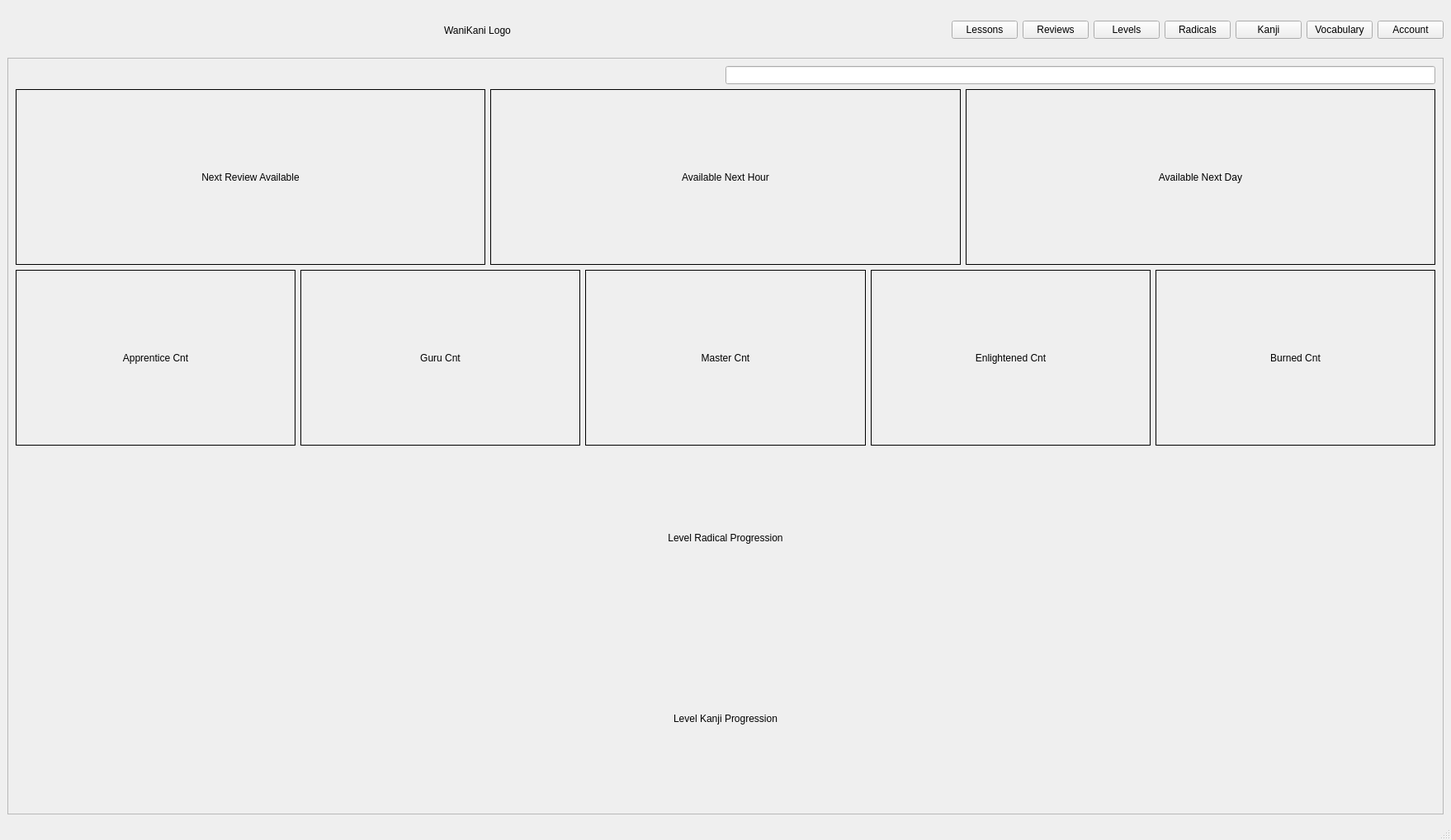
<?xml version="1.0" encoding="UTF-8"?>
<ui version="4.0">
 <class>MainWindow</class>
 <widget class="QMainWindow" name="MainWindow">
  <property name="geometry">
   <rect>
    <x>0</x>
    <y>0</y>
    <width>1758</width>
    <height>1018</height>
   </rect>
  </property>
  <property name="windowTitle">
   <string>MainWindow</string>
  </property>
  <widget class="QWidget" name="centralwidget">
   <layout class="QVBoxLayout" name="verticalLayout_7">
    <item>
     <layout class="QVBoxLayout" name="verticalLayout">
      <item>
       <layout class="QHBoxLayout" name="topBarHorizontalLayout">
        <item>
         <spacer name="horizontalSpacer">
          <property name="orientation">
           <enum>Qt::Horizontal</enum>
          </property>
          <property name="sizeHint" stdset="0">
           <size>
            <width>40</width>
            <height>20</height>
           </size>
          </property>
         </spacer>
        </item>
        <item>
         <widget class="QLabel" name="wanikaniLogo">
          <property name="sizePolicy">
           <sizepolicy hsizetype="Preferred" vsizetype="Preferred">
            <horstretch>0</horstretch>
            <verstretch>0</verstretch>
           </sizepolicy>
          </property>
          <property name="minimumSize">
           <size>
            <width>0</width>
            <height>55</height>
           </size>
          </property>
          <property name="baseSize">
           <size>
            <width>0</width>
            <height>0</height>
           </size>
          </property>
          <property name="text">
           <string>WaniKani Logo</string>
          </property>
         </widget>
        </item>
        <item>
         <spacer name="verticalSpacer">
          <property name="orientation">
           <enum>Qt::Horizontal</enum>
          </property>
          <property name="sizeHint" stdset="0">
           <size>
            <width>40</width>
            <height>20</height>
           </size>
          </property>
         </spacer>
        </item>
        <item>
         <widget class="QPushButton" name="lessonsLink">
          <property name="text">
           <string>Lessons</string>
          </property>
         </widget>
        </item>
        <item>
         <widget class="QPushButton" name="reviewsLink">
          <property name="text">
           <string>Reviews</string>
          </property>
         </widget>
        </item>
        <item>
         <widget class="QPushButton" name="levelsLink">
          <property name="text">
           <string>Levels</string>
          </property>
         </widget>
        </item>
        <item>
         <widget class="QPushButton" name="radicalLink">
          <property name="text">
           <string>Radicals</string>
          </property>
         </widget>
        </item>
        <item>
         <widget class="QPushButton" name="kanjiLink">
          <property name="text">
           <string>Kanji</string>
          </property>
         </widget>
        </item>
        <item>
         <widget class="QPushButton" name="vocabularyLink">
          <property name="text">
           <string>Vocabulary</string>
          </property>
         </widget>
        </item>
        <item>
         <widget class="QPushButton" name="pushButton">
          <property name="text">
           <string>Account</string>
          </property>
         </widget>
        </item>
       </layout>
      </item>
      <item>
       <widget class="QScrollArea" name="scrollArea">
        <property name="autoFillBackground">
         <bool>false</bool>
        </property>
        <property name="widgetResizable">
         <bool>true</bool>
        </property>
        <property name="alignment">
         <set>Qt::AlignCenter</set>
        </property>
        <widget class="QWidget" name="scrollAreaWidgetContents_3">
         <property name="geometry">
          <rect>
           <x>0</x>
           <y>0</y>
           <width>1736</width>
           <height>885</height>
          </rect>
         </property>
         <layout class="QVBoxLayout" name="verticalLayout_12">
          <item>
           <layout class="QVBoxLayout" name="verticalLayoutScrolling">
            <property name="sizeConstraint">
             <enum>QLayout::SetMaximumSize</enum>
            </property>
            <item>
             <layout class="QHBoxLayout" name="searchBarHorizontalLayout">
              <property name="sizeConstraint">
               <enum>QLayout::SetDefaultConstraint</enum>
              </property>
              <item>
               <spacer name="searchBarHorizontalSpacer">
                <property name="orientation">
                 <enum>Qt::Horizontal</enum>
                </property>
                <property name="sizeHint" stdset="0">
                 <size>
                  <width>40</width>
                  <height>0</height>
                 </size>
                </property>
               </spacer>
              </item>
              <item>
               <widget class="QLineEdit" name="searchBar">
                <property name="frame">
                 <bool>true</bool>
                </property>
               </widget>
              </item>
             </layout>
            </item>
            <item>
             <layout class="QHBoxLayout" name="availabilityHorizontalLayout">
              <item>
               <widget class="QLabel" name="nextReviewAvailable">
                <property name="frameShape">
                 <enum>QFrame::Box</enum>
                </property>
                <property name="text">
                 <string>Next Review Available</string>
                </property>
                <property name="alignment">
                 <set>Qt::AlignCenter</set>
                </property>
               </widget>
              </item>
              <item>
               <widget class="QLabel" name="nextHourAvailable">
                <property name="frameShape">
                 <enum>QFrame::Box</enum>
                </property>
                <property name="text">
                 <string>Available Next Hour</string>
                </property>
                <property name="alignment">
                 <set>Qt::AlignCenter</set>
                </property>
               </widget>
              </item>
              <item>
               <widget class="QLabel" name="nextDayAvailable">
                <property name="frameShape">
                 <enum>QFrame::Box</enum>
                </property>
                <property name="text">
                 <string>Available Next Day</string>
                </property>
                <property name="alignment">
                 <set>Qt::AlignCenter</set>
                </property>
               </widget>
              </item>
             </layout>
            </item>
            <item>
             <layout class="QHBoxLayout" name="subjectCountHorizontalLayout">
              <item>
               <widget class="QLabel" name="apprenticeCount">
                <property name="frameShape">
                 <enum>QFrame::Box</enum>
                </property>
                <property name="text">
                 <string>Apprentice Cnt</string>
                </property>
                <property name="alignment">
                 <set>Qt::AlignCenter</set>
                </property>
               </widget>
              </item>
              <item>
               <widget class="QLabel" name="guruCount">
                <property name="frameShape">
                 <enum>QFrame::Box</enum>
                </property>
                <property name="text">
                 <string>Guru Cnt</string>
                </property>
                <property name="alignment">
                 <set>Qt::AlignCenter</set>
                </property>
               </widget>
              </item>
              <item>
               <widget class="QLabel" name="masterCount">
                <property name="frameShape">
                 <enum>QFrame::Box</enum>
                </property>
                <property name="text">
                 <string>Master Cnt</string>
                </property>
                <property name="textFormat">
                 <enum>Qt::AutoText</enum>
                </property>
                <property name="alignment">
                 <set>Qt::AlignCenter</set>
                </property>
               </widget>
              </item>
              <item>
               <widget class="QLabel" name="enlightenedCount">
                <property name="frameShape">
                 <enum>QFrame::Box</enum>
                </property>
                <property name="text">
                 <string>Enlightened Cnt</string>
                </property>
                <property name="alignment">
                 <set>Qt::AlignCenter</set>
                </property>
               </widget>
              </item>
              <item>
               <widget class="QLabel" name="burnedCount">
                <property name="frameShape">
                 <enum>QFrame::Box</enum>
                </property>
                <property name="text">
                 <string>Burned Cnt</string>
                </property>
                <property name="alignment">
                 <set>Qt::AlignCenter</set>
                </property>
               </widget>
              </item>
             </layout>
            </item>
            <item>
             <layout class="QVBoxLayout" name="levelRadicalVerticalLayout">
              <item>
               <widget class="QLabel" name="levelRadicalProgressionLabel">
                <property name="text">
                 <string>Level Radical Progression</string>
                </property>
                <property name="alignment">
                 <set>Qt::AlignCenter</set>
                </property>
               </widget>
              </item>
              <item>
               <layout class="QHBoxLayout" name="levelRadicalProgressionItemsLocation"/>
              </item>
             </layout>
            </item>
            <item>
             <layout class="QVBoxLayout" name="levelKanjiVerticalLayout">
              <item>
               <widget class="QLabel" name="levelKanjiProgressionLabels">
                <property name="text">
                 <string>Level Kanji Progression</string>
                </property>
                <property name="alignment">
                 <set>Qt::AlignCenter</set>
                </property>
               </widget>
              </item>
              <item>
               <layout class="QHBoxLayout" name="levelKanjiProgressionItemsLocation"/>
              </item>
             </layout>
            </item>
            <item>
             <layout class="QHBoxLayout" name="statsHorizontalLayout">
              <item>
               <layout class="QVBoxLayout" name="newUnlockLayout"/>
              </item>
              <item>
               <layout class="QVBoxLayout" name="criticalConditionLayout"/>
              </item>
              <item>
               <layout class="QVBoxLayout" name="burnedItemsLayout"/>
              </item>
             </layout>
            </item>
           </layout>
          </item>
         </layout>
        </widget>
       </widget>
      </item>
     </layout>
    </item>
   </layout>
  </widget>
  <widget class="QMenuBar" name="menubar">
   <property name="geometry">
    <rect>
     <x>0</x>
     <y>0</y>
     <width>1758</width>
     <height>24</height>
    </rect>
   </property>
  </widget>
  <widget class="QStatusBar" name="statusbar"/>
 </widget>
 <resources/>
 <connections/>
</ui>
